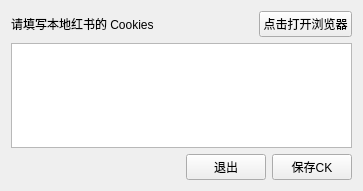
<?xml version="1.0" encoding="UTF-8"?>
<ui version="4.0">
 <class>SetCookies</class>
 <widget class="QWidget" name="SetCookies">
  <property name="geometry">
   <rect>
    <x>0</x>
    <y>0</y>
    <width>363</width>
    <height>191</height>
   </rect>
  </property>
  <property name="windowTitle">
   <string>设置环境CK</string>
  </property>
  <layout class="QVBoxLayout" name="verticalLayout">
   <item>
    <layout class="QHBoxLayout" name="horizontalLayout">
     <item>
      <widget class="QLabel" name="label">
       <property name="text">
        <string>请填写本地红书的 Cookies</string>
       </property>
      </widget>
     </item>
     <item>
      <spacer name="horizontalSpacer_2">
       <property name="orientation">
        <enum>Qt::Horizontal</enum>
       </property>
       <property name="sizeHint" stdset="0">
        <size>
         <width>40</width>
         <height>20</height>
        </size>
       </property>
      </spacer>
     </item>
     <item>
      <widget class="QPushButton" name="open_url_btn">
       <property name="text">
        <string>点击打开浏览器</string>
       </property>
      </widget>
     </item>
    </layout>
   </item>
   <item>
    <widget class="QPlainTextEdit" name="cookies_edit"/>
   </item>
   <item>
    <layout class="QHBoxLayout" name="horizontalLayout_2">
     <item>
      <spacer name="horizontalSpacer">
       <property name="orientation">
        <enum>Qt::Horizontal</enum>
       </property>
       <property name="sizeHint" stdset="0">
        <size>
         <width>40</width>
         <height>20</height>
        </size>
       </property>
      </spacer>
     </item>
     <item>
      <widget class="QPushButton" name="cancel_btn">
       <property name="text">
        <string>退出</string>
       </property>
      </widget>
     </item>
     <item>
      <widget class="QPushButton" name="save_btn">
       <property name="text">
        <string>保存CK</string>
       </property>
      </widget>
     </item>
    </layout>
   </item>
  </layout>
 </widget>
 <resources/>
 <connections/>
</ui>
